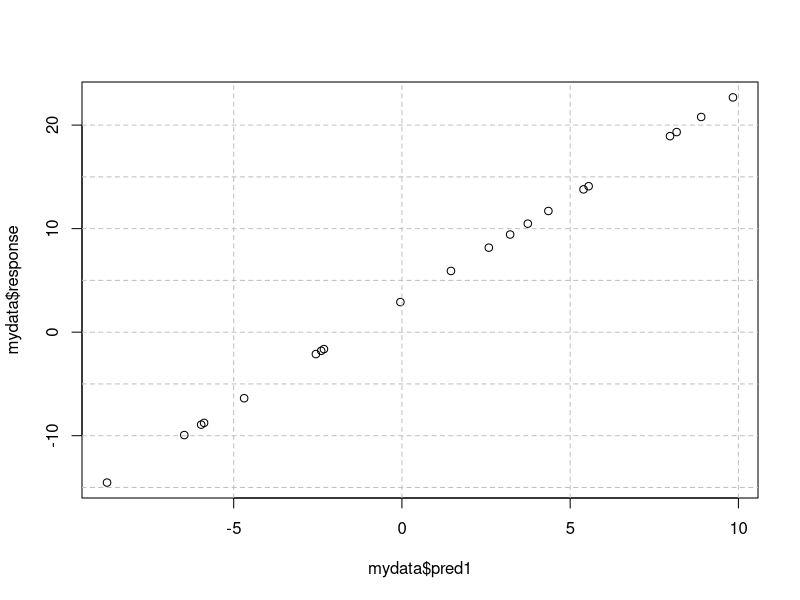
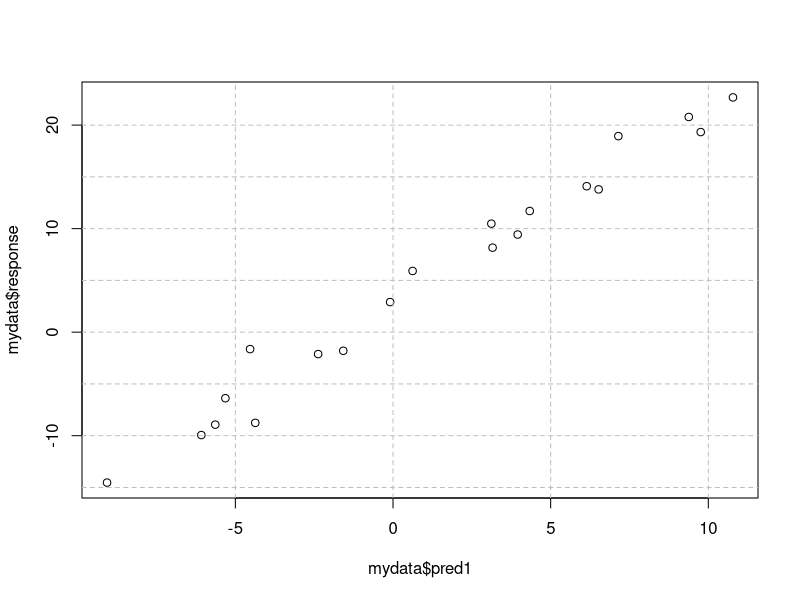
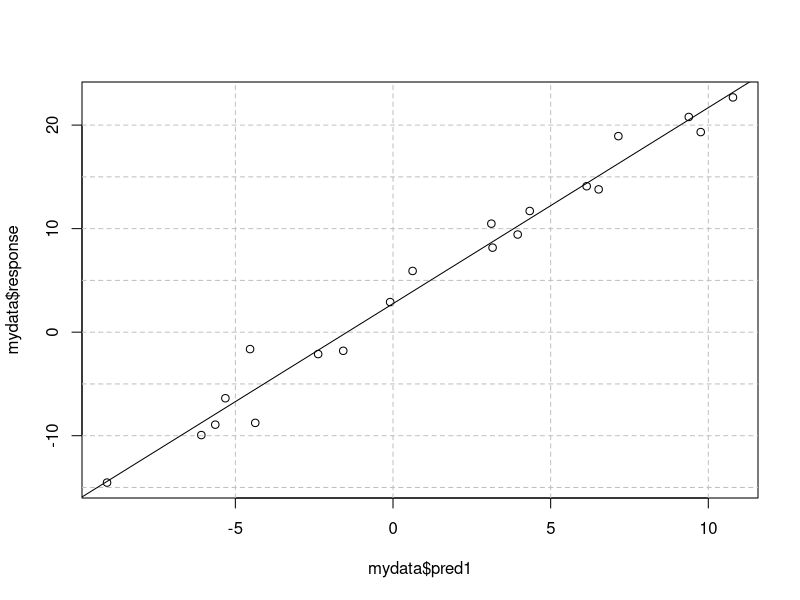
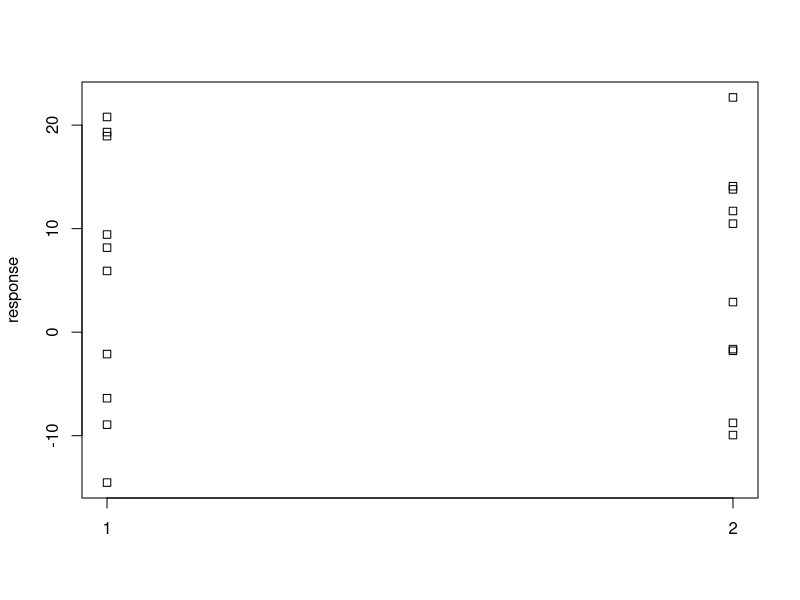
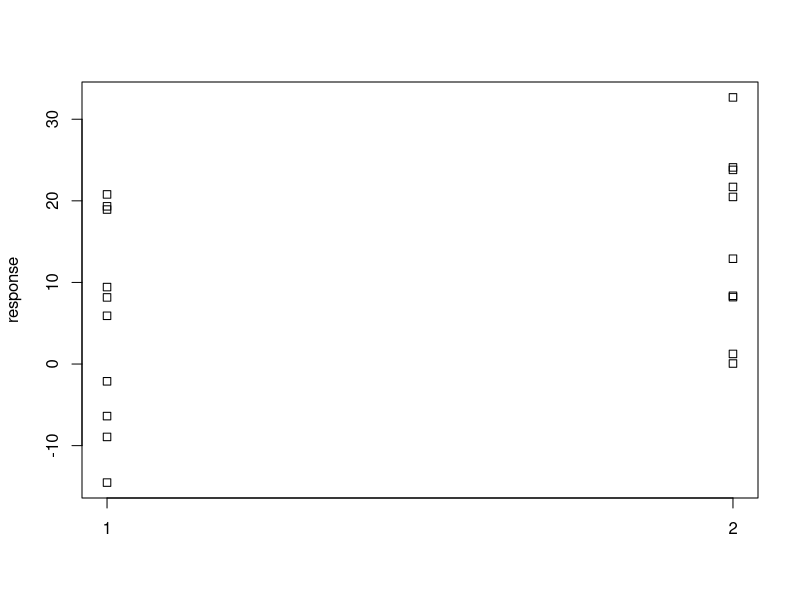
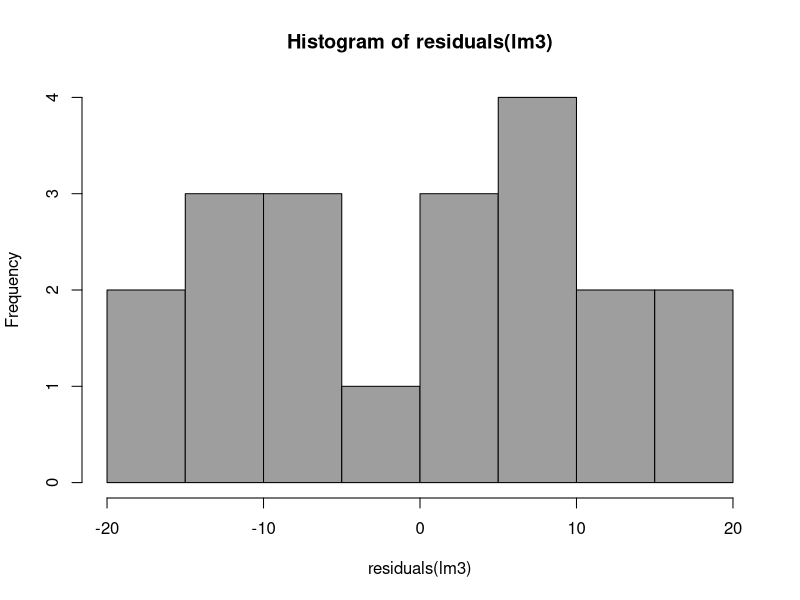
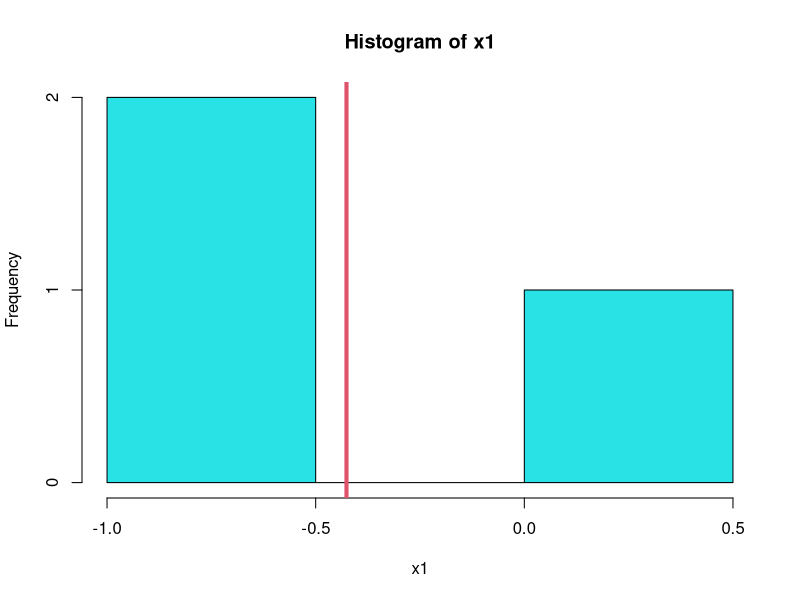
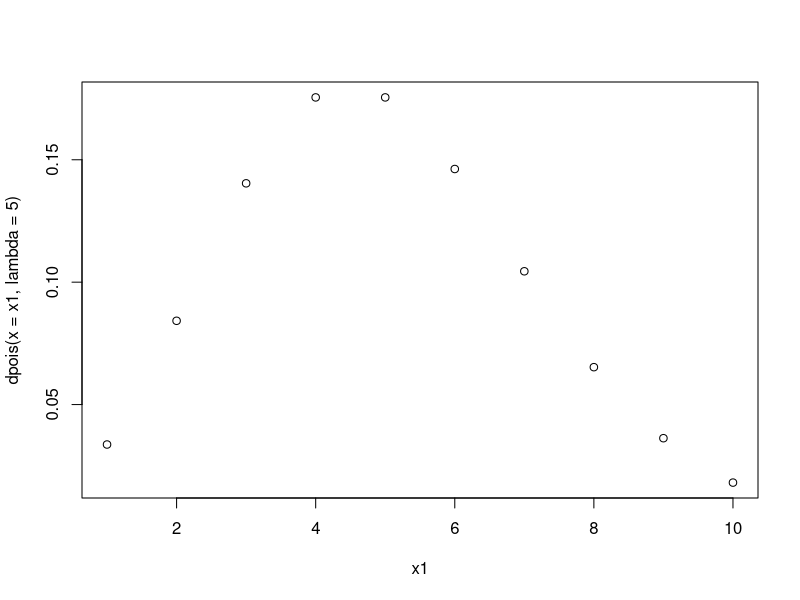

The R source for these figures, in order: (Note: this script raises an error after producing the figures.)
## ---- chunk 1
mydata <- as.data.frame(matrix(ncol=2, nrow=20))
colnames(mydata) <- c('response', 'pred1')
set.seed(1)
mydata$pred1 <- runif(n=nrow(mydata), min=-10, max=10)
mydata$response <- 2 * mydata$pred1 + 3
## ---- chunk 2
plot(mydata$pred1, mydata$response)
abline(h=seq(-20, 20, by=5), lty=2, col="#C0C0C0")
abline(v=seq(-20, 20, by=5), lty=2, col="#C0C0C0")
## ---- chunk 3
set.seed(1)
mydata$pred1 <- mydata$pred1 + rnorm(nrow(mydata), mean = 0, sd = 1)
plot(mydata$pred1, mydata$response)
abline(h=seq(-20, 20, by=5), lty=2, col="#C0C0C0")
abline(v=seq(-20, 20, by=5), lty=2, col="#C0C0C0")
## ---- chunk 4
lm1 <- lm(response ~ pred1, data=mydata)
summary(lm1)
## ---- chunk 5
plot(mydata$pred1, mydata$response)
abline(h=seq(-20, 20, by=5), lty=2, col="#C0C0C0")
abline(v=seq(-20, 20, by=5), lty=2, col="#C0C0C0")
abline(lm1)
## ---- chunk 6
mydata$pred1 <- rep(1:2, each=10)
mydata$pred1 <- as.factor(mydata$pred1)
mydata$pred1
## ---- chunk 7
lm1 <- lm(response ~ pred1, data=mydata)
summary(lm1)
## ---- chunk 8
stripchart(response ~ pred1, data=mydata, vertical = TRUE)
mean(mydata$response[1:10])
mean(mydata$response[11:20])
## ---- chunk 9
mydata$response[11:20] <- mydata$response[11:20] + 10
lm2 <- lm(response ~ pred1, data=mydata)
summary(lm2)
mean(mydata$response[1:10])
mean(mydata$response[11:20])
stripchart(response ~ pred1, data=mydata, vertical = TRUE)
## ---- chunk 10
options("contrasts")
options(contrasts=c("contr.helmert", "contr.poly"))
#options(contrasts=c("contr.treatment", "contr.poly"))
lm3 <- lm(response ~ pred1, data=mydata)
summary(lm3)
mean(mydata$response)
mean(mydata$response[11:20])

hist(residuals(lm3), col=8)
## ---- chunk 11
options(contrasts=c("contr.treatment", "contr.poly"))
## ---- chunk 12
set.seed(1)
x1 <- rnorm(3)
hist(x1, col=5)
abline(v=mean(x1), col=2, lwd=4)
mean(x1)
## ---- chunk 13
x1 <- 1:10
plot(x1, dpois(x=x1, lambda=5))
plot(x1, dnbinom(x=x1, size=5, mu=5))
rnbinom(n=1:10, size=1, mu=2)
## ---- chunk 14
x2 <- 1:100
plot(x2, dpois(x2, lambda=70), type='h')
plot(x2, dnbinom(x2, size=10, mu=50), type='h')
## ---- chunk 15
#
MASS::glm.nb()
